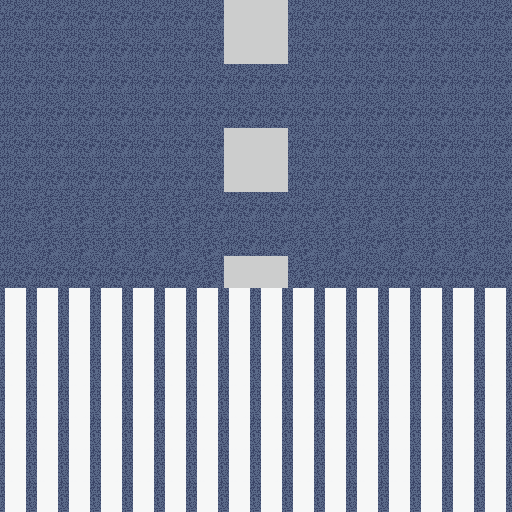

This is a level from a 2D game, rendered from its Tiled map with the project's own tilesets. A one-line summary and the complete map file follow:
An orthogonal 16x16 tile map with 32x32 px tiles, 2 tile layers (terrain, main), 1 hidden layer not drawn and 1 object (pedestrian_crossing).

<map version="1.10" tiledversion="1.11.0" orientation="orthogonal" renderorder="right-down" width="16" height="16" tilewidth="32" tileheight="32" infinite="0" nextlayerid="9" nextobjectid="4">
 <tileset firstgid="1" source="tileset2.tsx" />
 <layer id="7" name="terrain" width="16" height="16">
  <data encoding="csv">
536870974,536870974,536870974,536870974,536870974,536870974,536870974,536870975,536870975,536870974,536870974,536870974,536870974,536870974,536870974,536870974,
536870974,536870974,536870974,536870974,536870974,536870974,536870974,536870975,536870975,536870974,536870974,536870974,536870974,536870974,536870974,536870974,
536870974,536870974,536870974,536870974,536870974,536870974,536870974,536870974,536870974,536870974,536870974,536870974,536870974,536870974,536870974,536870974,
536870974,536870974,536870974,536870974,536870974,536870974,536870974,536870974,536870974,536870974,536870974,536870974,536870974,536870974,536870974,536870974,
536870974,536870974,536870974,536870974,536870974,536870974,536870974,536870975,536870975,536870974,536870974,536870974,536870974,536870974,536870974,536870974,
536870974,536870974,536870974,536870974,536870974,536870974,536870974,536870975,536870975,536870974,536870974,536870974,536870974,536870974,536870974,536870974,
536870974,62,62,62,62,62,536870974,536870974,536870974,536870974,62,62,62,62,62,536870974,
536870974,62,62,62,62,62,62,536870974,536870974,62,62,536870974,62,62,62,536870974,
536870974,536870974,536870974,536870974,536870974,536870974,62,536870975,536870975,62,536870974,536870974,536870974,536870974,536870974,536870974,
65,65,65,65,65,65,65,65,65,65,65,65,65,65,65,65,
65,65,65,65,65,65,65,65,65,65,65,65,65,65,65,65,
65,65,65,65,65,65,65,65,65,65,65,65,65,65,65,65,
65,65,65,65,65,65,65,65,65,65,65,65,65,65,65,65,
65,65,65,65,65,65,65,65,65,65,65,65,65,65,65,65,
65,65,65,65,65,65,65,65,65,65,65,65,65,65,65,65,
65,65,65,65,65,65,65,65,65,65,65,65,65,65,65,65
</data>
 </layer>
 <layer id="1" name="main" width="16" height="16">
  <data encoding="csv">
0,0,0,0,0,0,0,0,0,0,0,0,0,0,0,0,
0,0,0,0,0,0,0,0,0,0,0,0,0,0,0,0,
0,0,0,0,0,0,0,0,0,0,0,0,0,0,0,0,
0,0,0,0,0,0,0,0,0,0,0,0,0,0,0,0,
0,0,0,0,0,0,0,0,0,0,0,0,0,0,0,0,
0,0,0,0,0,0,0,0,0,0,0,0,0,0,0,0,
0,0,0,0,0,0,0,0,0,0,0,0,0,0,0,0,
0,0,0,0,0,0,0,0,0,0,0,0,0,0,0,0,
0,0,0,0,0,0,0,0,0,0,0,0,0,0,0,0,
0,0,0,0,0,0,0,0,0,0,0,0,0,0,0,0,
0,0,0,0,0,0,0,0,0,0,0,0,0,0,0,0,
0,0,0,0,0,0,0,0,0,0,0,0,0,0,0,0,
0,0,0,0,0,0,0,0,0,0,0,0,0,0,0,0,
0,0,0,0,0,0,0,0,0,0,0,0,0,0,0,0,
0,0,0,0,0,0,0,0,0,0,0,0,0,0,0,0,
0,0,0,0,0,0,0,0,0,0,0,0,0,0,0,0
</data>
 </layer>
 <layer id="5" name="animated" width="16" height="16" visible="0" locked="1">
  <data encoding="csv">
0,0,0,0,0,0,0,0,0,0,0,0,0,0,0,0,
0,0,0,0,0,0,0,0,0,0,0,0,0,0,0,0,
0,0,0,0,0,0,0,0,0,0,0,0,0,0,0,0,
0,0,0,0,0,0,0,0,0,0,0,0,0,0,0,0,
0,0,0,0,0,0,0,0,0,0,0,0,0,0,0,0,
0,0,0,0,0,0,0,0,0,0,0,0,0,0,0,0,
0,0,0,0,0,0,0,0,0,0,0,0,0,0,0,0,
0,0,0,0,0,0,0,0,0,0,0,0,0,0,0,0,
0,0,0,0,0,0,0,0,0,0,0,0,0,0,0,0,
0,0,0,0,0,0,0,0,0,0,0,0,0,0,0,0,
0,0,0,0,0,0,0,0,0,0,0,0,0,0,0,0,
0,0,0,0,0,0,0,0,0,0,0,0,0,0,0,0,
0,0,0,0,0,0,0,0,0,0,0,0,0,0,0,0,
0,0,0,0,0,0,0,0,0,0,0,0,0,0,0,0,
0,0,0,0,0,0,0,0,0,0,0,0,0,0,0,0,
0,0,0,0,0,0,0,0,0,0,0,0,0,0,0,0
</data>
 </layer>
 <objectgroup id="8" name="objects">
  <object id="1" name="sidewalk" type="pedestrian_crossing" x="9.74032" y="296.272" width="488.327" height="209.525">
   <properties>
    <property name="direction" value="horizontal" />
   </properties>
  </object>
 </objectgroup>
</map>
